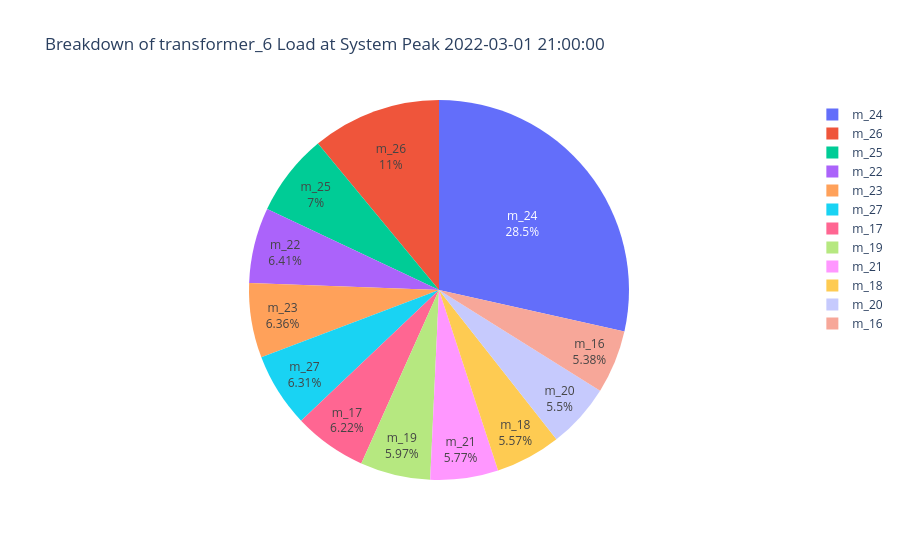

The code cell stored with this chart in its notebook:
### Code cell
# Plot the breakdown of the feeder load at the system peak.
plot_pie(df_feeder_cp, 
         title='Breakdown of {} Load at System Peak {}'.format(feeder_id, system_max_time))

### Figure 1 — Plotly figure (JSON) as saved in the notebook; plotly's stock layout.template omitted (floating-point values rounded to 4 significant figures)
{"data": [{"domain": {"x": [0, 1], "y": [0, 1]}, "hovertemplate": "grid_element_id=%{label}<br>value=%{value}<extra></extra>", "labels": ["m_27", "m_16", "m_20", "m_26", "m_17", "m_25", "m_18", "m_24", "m_21", "m_19", "m_23", "m_22"], "legendgroup": "", "name": "", "showlegend": true, "textinfo": "percent+label", "textposition": "inside", "type": "pie", "values": [2.472, 2.107, 2.157, 4.309, 2.436, 2.742, 2.183, 11.17, 2.262, 2.338, 2.493, 2.512]}], "layout": {"legend": {"tracegroupgap": 0}, "title": {"text": "Breakdown of transformer_6 Load at System Peak 2022-03-01 21:00:00"}}}
